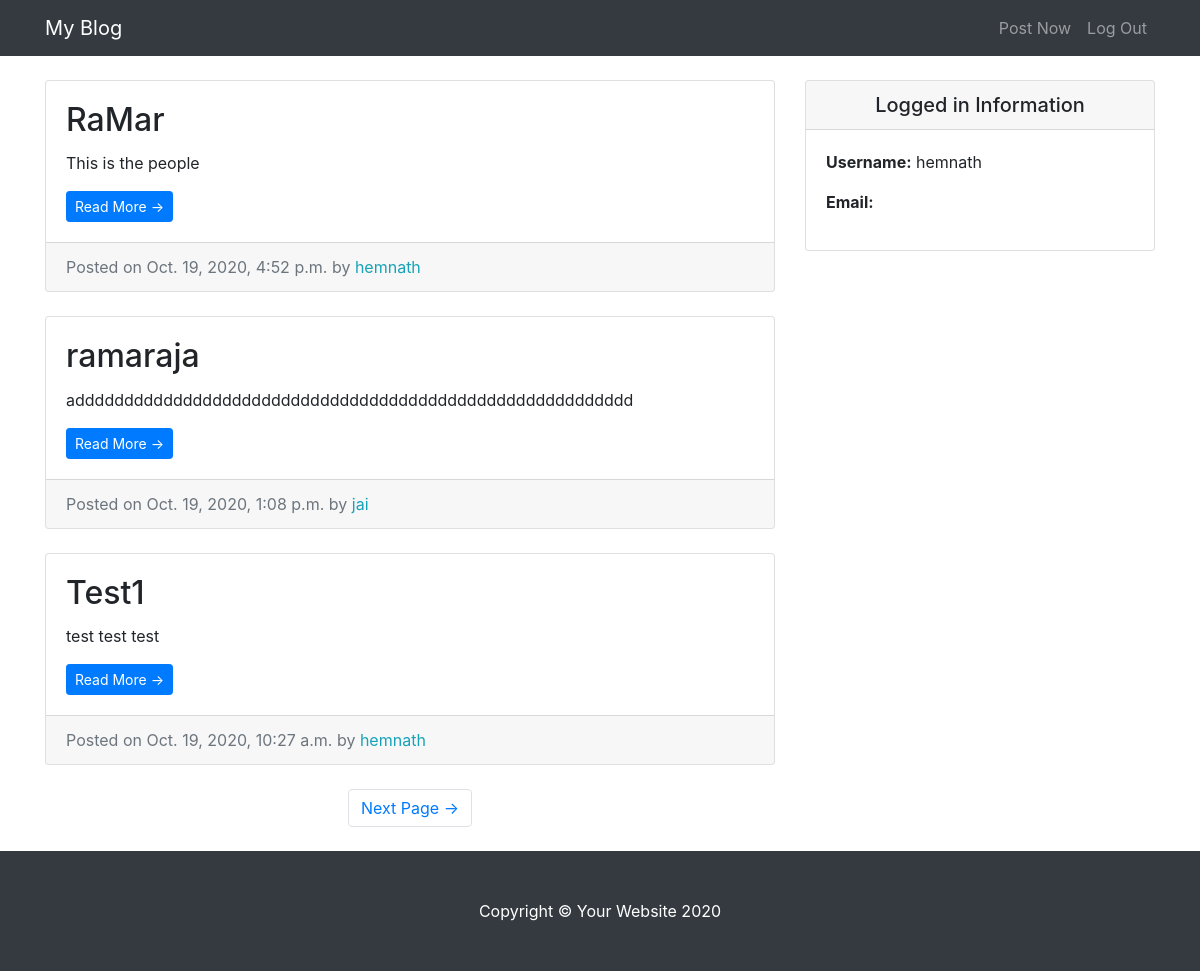
The app's page / (signed in) with its own data.
### blog/models.py (models this page shows, shortened)
class Entry(models.Model):
	entry_title = models.CharField(max_length=50)
	entry_text = models.TextField()
	entry_date = models.DateTimeField(auto_now_add=True)
	entry_author = models.ForeignKey(User, on_delete=models.CASCADE)
	class Meta:
		verbose_name_plural = "entries"

### blog/views.py (the view)
# urls.py: path('', HomeView.as_view(), name="blog-home" ),
class HomeView(LoginRequiredMixin, ListView):
	model = Entry
	template_name = 'index.html'
	context_object_name = "blog_entries"
	ordering = ['-entry_date']
	paginate_by = 3

### blog/templates/index.html (shortened to what this page needs)
{% extends "base.html" %}
{% block content %}
      <div class="col-md-8">
        {% for entry in blog_entries %}
        <div class="card mb-4 mt-4">
          <div class="card-body">
            <h2 class="card-title">{{ entry.entry_title }}</h2>
            <p class="card-text">{{ entry.entry_text|truncatechars:100 }}</p>
            <a href="{% url 'entry-detail' entry.pk %}" class="btn btn-primary btn-sm">Read More &rarr;</a>
          </div>
          <div class="card-footer text-muted">
            Posted on {{ entry.entry_date }} by
            <span class= "text-info mr-2">{{ entry.entry_author }}</span>
          </div>
        </div>
        {% endfor %}
        {% if is_paginated %}
        <ul class="pagination justify-content-center mb-4">
          {% if page_obj.has_next %}
          <li class="page-item">
            <a class="page-link" href="?page={{ page_obj.next_page_number }}">Next Page &rarr;</a>
          </li>
          {% endif %}
        </ul>
        {% endif %}
      </div>
{% endblock %}

### blog/templates/base.html (shortened to what this page needs)
{% load static %}
<!DOCTYPE html>
<html lang="en">
<head>
  <link href="{% static 'vendor/bootstrap/css/bootstrap.min.css' %}" rel="stylesheet">
  <link href="{% static 'css/blog-home.css' %}" rel="stylesheet">
</head>
<body>
  <nav class="navbar navbar-expand-lg navbar-dark bg-dark fixed-top">
    <div class="container">
      <a class="navbar-brand" href="{% url 'blog-home' %}">My Blog</a>
      <div class="collapse navbar-collapse" id="navbarResponsive">
        <ul class="navbar-nav ml-auto">
          <li class="nav-item">
            <a class="nav-link" href="{% url 'create_entry' %}">Post Now</a>
          </li>
          <li class="nav-item">
            <a class="nav-link" href="{% url 'logout' %}">Log Out</a>
          </li>
        </ul>
      </div>
    </div>
  </nav>
  <div class="container">
    <div class="row">
      {% block content %} {% endblock %}
    <div class="col-md-4">
      <div class="card my-4">
          <h5 class="card-header text-center">Logged in Information</h5>
          <div class="card-body">
            <ul class="list-unstyled mb-0">
                <li>
                    <p> <strong>Username:</strong> {{user.username}} </p>
                </li>
                <li>
                    <p> <strong>Email:</strong> {{user.email}}</p>
                </li>
            </ul>
          </div>
        </div>
      </div>
    </div>
  </div>
  <footer class="py-5 bg-dark">
    <div class="container">
      <p class="m-0 text-center text-white">Copyright &copy; Your Website 2020</p>
    </div>
  </footer>
</body>
</html>

### staticfiles/css/blog-home.css (style rules this page uses)
body { padding-top: 56px; }

### records on screen
Entry: entry_title "RaMar", entry_text "This is the people", entry_date "Oct. 19, 2020, 4:52 p.m.", entry_author "hemnath"
Entry: entry_title "ramaraja", entry_text "addddddddddddddddddddddddddddddddddddddddddddddddddddddddd", entry_date "Oct. 19, 2020, 1:08 p.m.", entry_author "jai"
Entry: entry_title "Test1", entry_text "test test test", entry_date "Oct. 19, 2020, 10:27 a.m.", entry_author "hemnath"

### other values on screen
{{ user.username }} "hemnath"
